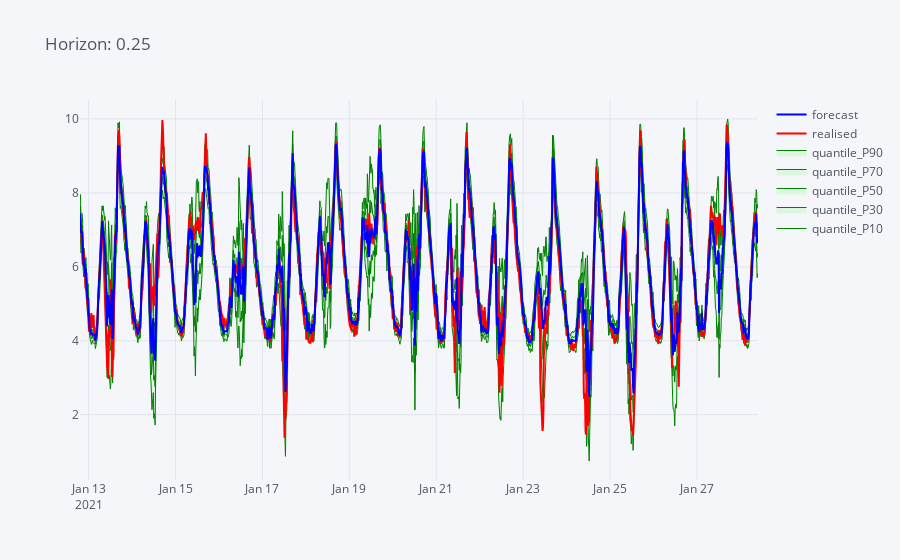
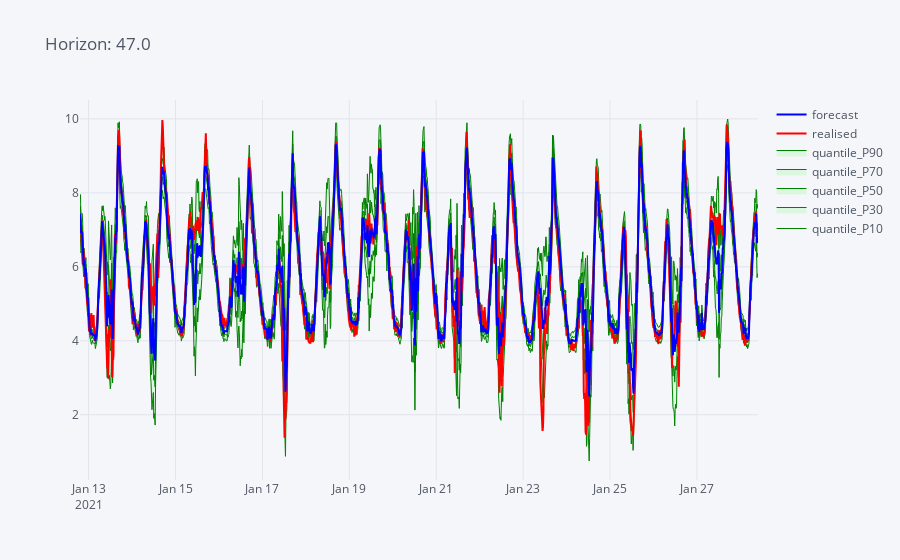

These figures' notebook cell, in order:
### Markdown cell above
# Evaluate results

### Code cell
for horizon in set(forecast.horizon):
    fig = forecast.loc[forecast.horizon==0.25,['quantile_P10','quantile_P30',
                    'quantile_P50','quantile_P70','quantile_P90','realised','forecast']].iplot(asFigure=True,
                                                                                   title=f"Horizon: {horizon}")
    fig.update_traces(
         line=dict(color="green", width=1), fill='tonexty', fillcolor='rgba(0, 255, 0, 0.1)',
         selector=lambda x: 'quantile' in x.name and x.name != 'quantile_P10')
    fig.update_traces(
         line=dict(color="green", width=1),
         selector=lambda x: 'quantile_P10' == x.name)
    fig.update_traces(
         line=dict(color="red", width=2),
         selector=lambda x: 'realised' in x.name)
    fig.update_traces(
         line=dict(color="blue", width=2),
         selector=lambda x: 'forecast' in x.name)
    fig.show()

### Figure 1 — Plotly figure (JSON) as saved in the notebook; plotly's stock layout.template omitted (floating-point values rounded to 4 significant figures; data arrays with more than 128 entries replaced by an {"elided": "..."} marker saying what was removed)
{"data": [{"line": {"color": "green", "dash": "solid", "shape": "linear", "width": 1}, "mode": "lines", "name": "quantile_P10", "text": "", "type": "scatter", "x": {"elided": "1499 str values"}, "y": {"elided": "1499 float values"}}, {"fill": "tonexty", "fillcolor": "rgba(0, 255, 0, 0.1)", "line": {"color": "green", "dash": "solid", "shape": "linear", "width": 1}, "mode": "lines", "name": "quantile_P30", "text": "", "type": "scatter", "x": {"elided": "1499 str values"}, "y": {"elided": "1499 float values"}}, {"fill": "tonexty", "fillcolor": "rgba(0, 255, 0, 0.1)", "line": {"color": "green", "dash": "solid", "shape": "linear", "width": 1}, "mode": "lines", "name": "quantile_P50", "text": "", "type": "scatter", "x": {"elided": "1499 str values"}, "y": {"elided": "1499 float values"}}, {"fill": "tonexty", "fillcolor": "rgba(0, 255, 0, 0.1)", "line": {"color": "green", "dash": "solid", "shape": "linear", "width": 1}, "mode": "lines", "name": "quantile_P70", "text": "", "type": "scatter", "x": {"elided": "1499 str values"}, "y": {"elided": "1499 float values"}}, {"fill": "tonexty", "fillcolor": "rgba(0, 255, 0, 0.1)", "line": {"color": "green", "dash": "solid", "shape": "linear", "width": 1}, "mode": "lines", "name": "quantile_P90", "text": "", "type": "scatter", "x": {"elided": "1499 str values"}, "y": {"elided": "1499 float values"}}, {"line": {"color": "red", "dash": "solid", "shape": "linear", "width": 2}, "mode": "lines", "name": "realised", "text": "", "type": "scatter", "x": {"elided": "1499 str values"}, "y": {"elided": "1499 float values"}}, {"line": {"color": "blue", "dash": "solid", "shape": "linear", "width": 2}, "mode": "lines", "name": "forecast", "text": "", "type": "scatter", "x": {"elided": "1499 str values"}, "y": {"elided": "1499 float values"}}], "layout": {"legend": {"bgcolor": "#F5F6F9", "font": {"color": "#4D5663"}}, "paper_bgcolor": "#F5F6F9", "plot_bgcolor": "#F5F6F9", "title": {"font": {"color": "#4D5663"}, "text": "Horizon: 0.25"}, "xaxis": {"gridcolor": "#E1E5ED", "showgrid": true, "tickfont": {"color": "#4D5663"}, "title": {"font": {"color": "#4D5663"}, "text": ""}, "zerolinecolor": "#E1E5ED"}, "yaxis": {"gridcolor": "#E1E5ED", "showgrid": true, "tickfont": {"color": "#4D5663"}, "title": {"font": {"color": "#4D5663"}, "text": ""}, "zerolinecolor": "#E1E5ED"}}}

### Figure 2 — Plotly figure (JSON) as saved in the notebook; plotly's stock layout.template omitted (floating-point values rounded to 4 significant figures; data arrays with more than 128 entries replaced by an {"elided": "..."} marker saying what was removed)
{"data": [{"line": {"color": "green", "dash": "solid", "shape": "linear", "width": 1}, "mode": "lines", "name": "quantile_P10", "text": "", "type": "scatter", "x": {"elided": "1499 str values"}, "y": {"elided": "1499 float values"}}, {"fill": "tonexty", "fillcolor": "rgba(0, 255, 0, 0.1)", "line": {"color": "green", "dash": "solid", "shape": "linear", "width": 1}, "mode": "lines", "name": "quantile_P30", "text": "", "type": "scatter", "x": {"elided": "1499 str values"}, "y": {"elided": "1499 float values"}}, {"fill": "tonexty", "fillcolor": "rgba(0, 255, 0, 0.1)", "line": {"color": "green", "dash": "solid", "shape": "linear", "width": 1}, "mode": "lines", "name": "quantile_P50", "text": "", "type": "scatter", "x": {"elided": "1499 str values"}, "y": {"elided": "1499 float values"}}, {"fill": "tonexty", "fillcolor": "rgba(0, 255, 0, 0.1)", "line": {"color": "green", "dash": "solid", "shape": "linear", "width": 1}, "mode": "lines", "name": "quantile_P70", "text": "", "type": "scatter", "x": {"elided": "1499 str values"}, "y": {"elided": "1499 float values"}}, {"fill": "tonexty", "fillcolor": "rgba(0, 255, 0, 0.1)", "line": {"color": "green", "dash": "solid", "shape": "linear", "width": 1}, "mode": "lines", "name": "quantile_P90", "text": "", "type": "scatter", "x": {"elided": "1499 str values"}, "y": {"elided": "1499 float values"}}, {"line": {"color": "red", "dash": "solid", "shape": "linear", "width": 2}, "mode": "lines", "name": "realised", "text": "", "type": "scatter", "x": {"elided": "1499 str values"}, "y": {"elided": "1499 float values"}}, {"line": {"color": "blue", "dash": "solid", "shape": "linear", "width": 2}, "mode": "lines", "name": "forecast", "text": "", "type": "scatter", "x": {"elided": "1499 str values"}, "y": {"elided": "1499 float values"}}], "layout": {"legend": {"bgcolor": "#F5F6F9", "font": {"color": "#4D5663"}}, "paper_bgcolor": "#F5F6F9", "plot_bgcolor": "#F5F6F9", "title": {"font": {"color": "#4D5663"}, "text": "Horizon: 47.0"}, "xaxis": {"gridcolor": "#E1E5ED", "showgrid": true, "tickfont": {"color": "#4D5663"}, "title": {"font": {"color": "#4D5663"}, "text": ""}, "zerolinecolor": "#E1E5ED"}, "yaxis": {"gridcolor": "#E1E5ED", "showgrid": true, "tickfont": {"color": "#4D5663"}, "title": {"font": {"color": "#4D5663"}, "text": ""}, "zerolinecolor": "#E1E5ED"}}}
